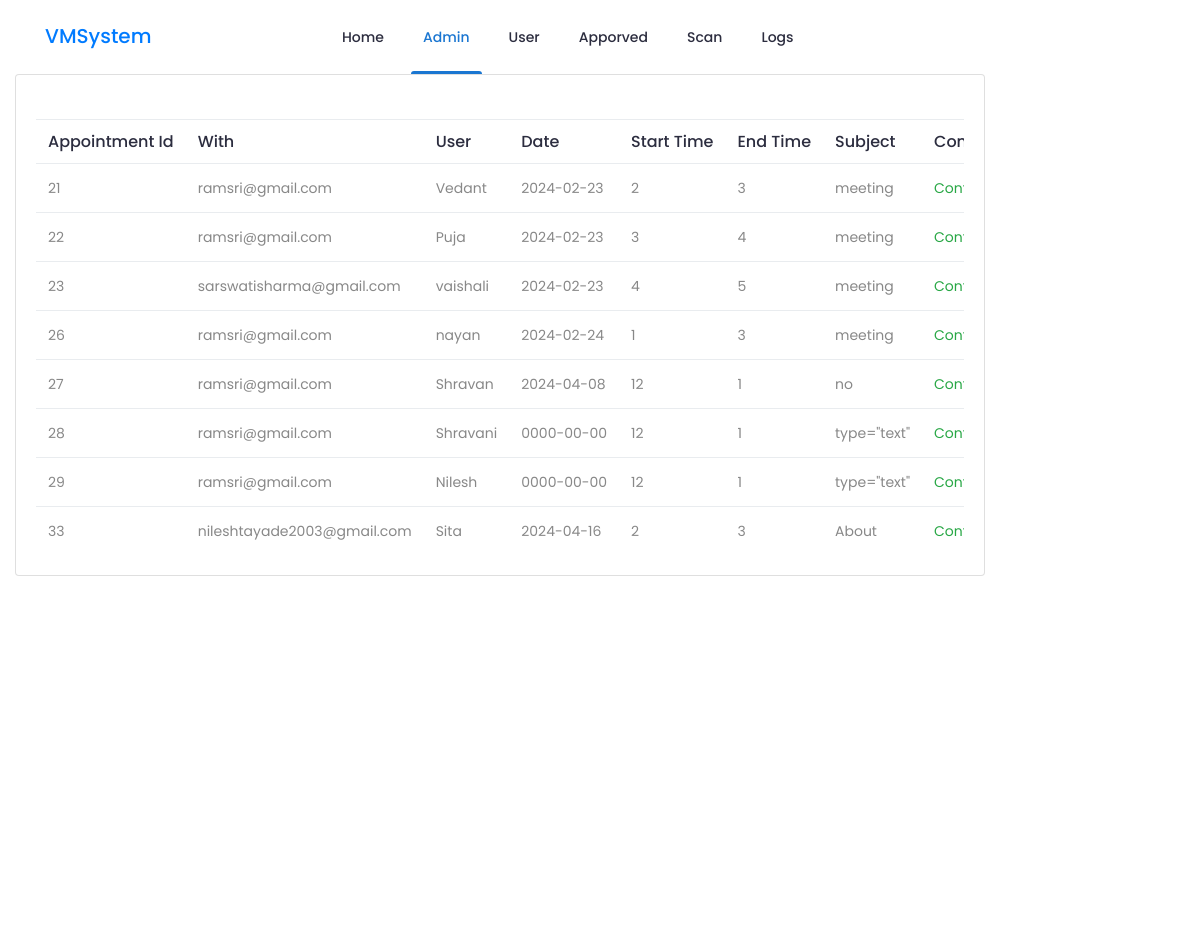
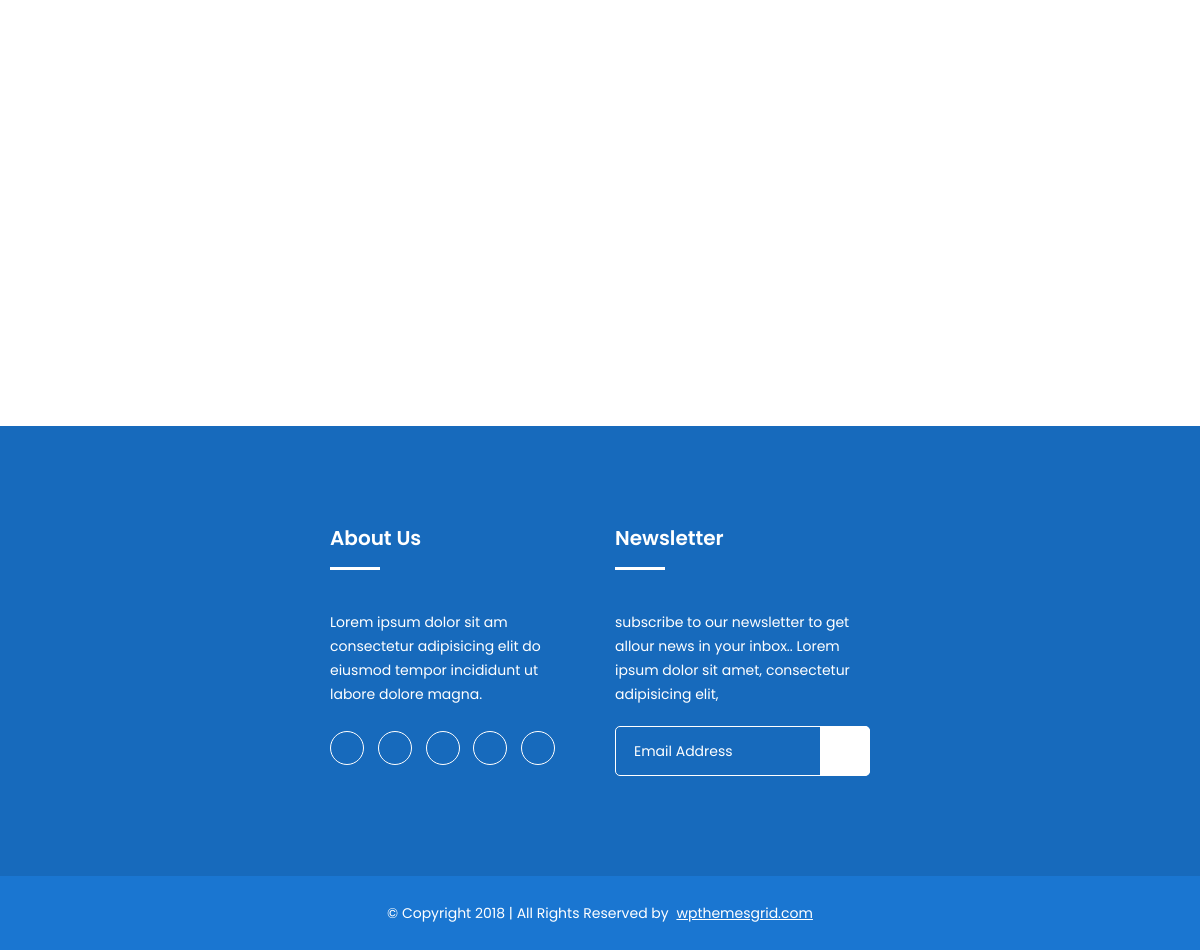
The page /admin/request.php on the database its author committed (2 pictures, top to bottom).
### tables this page shows
CREATE TABLE `appointment_request` (
  `appointment_id` int(5) NOT NULL,
  `appoint_with` varchar(50) NOT NULL,
  `user_gmail` varchar(255) NOT NULL,
  `request_from` varchar(50) NOT NULL,
  `date` date NOT NULL,
  `start_time` varchar(10) NOT NULL,
  `end_time` varchar(10) NOT NULL,
  `subject` text NOT NULL,
  `confirm` int(1) NOT NULL DEFAULT 0,
  `deny` int(1) NOT NULL DEFAULT 0,
  `ticket_id` varchar(12) NOT NULL,
  `qr_image` text NOT NULL
);

### admin/request.php (the view, shortened to what this page needs)
<?php
include  'header-admin.php';
$q="select * from appointment_request where confirm=0 and deny=0";
$result=mysqli_query($connect,$q);
if($result){
?>
<div class="col-lg-10 d-flex ">
            <div class="card w-100">
              <div class="card-body p-6">
                <div class="table-responsive">
                  <table class="table text-nowrap mb-0 align-middle">
                    <thead class="text-dark fs-4">
                      <tr>
                        <th class="border-bottom-0">
                          <h6 class="fw-semibold mb-0">Appointment Id</h6>
                        </th>
                        <th class="border-bottom-0">
                          <h6 class="fw-semibold mb-0">With</h6>
                        </th>
                        <th class="border-bottom-0">
                          <h6 class="fw-semibold mb-0">User</h6>
                        </th>
                        <th class="border-bottom-0">
                          <h6 class="fw-semibold mb-0">Date</h6>
                        </th>
                        <th class="border-bottom-0">
                          <h6 class="fw-semibold mb-0">Start Time</h6>
                        </th>
                        <th class="border-bottom-0">
                          <h6 class="fw-semibold mb-0">End Time</h6>
                        </th>
                       <th class="border-bottom-0">
                          <h6 class="fw-semibold mb-0">Subject</h6>
                        </th>
                        <th class="border-bottom-0">
                          <h6 class="fw-semibold mb-0">Confirm</h6>
                        </th>
                      </tr>
                    </thead>
                    <tbody>
                        <?php
                         while($row=mysqli_fetch_array($result)){
                            echo "<tr><td>".$row['appointment_id']."</td>
                            <td>".$row['appoint_with']."</td>
                            <td>".$row['request_from']."</td>
                            <td>".$row['date']."</td>
                            <td>".$row['start_time']."</td>
                           <td>".$row['end_time']."</td>
                            <td>".$row['subject']."</td>
                            <td><a href='confirmation.php?appointment_id=".$row['appointment_id']."' class='text-success'>Confirm</a></td>
                            <td><a onclick='deny()' href='deny.php?appointment_id=".$row['appointment_id']."'  class='text-danger'>Deny</a></td></tr>";
                        }
                        ?>
                    </tbody>
                 </table>
                </div>
            </div>
        </div>
    </div>
<?php
}
include  'footer.php';
?>

### admin/header-admin.php (shortened to what this page needs)
<!doctype html>
<html class="no-js" lang="zxx">
    <head>
		<link rel="stylesheet" href="../template/css/bootstrap.min.css">
		<link rel="stylesheet" href="../template/css/nice-select.css">
        <link rel="stylesheet" href="../template/css/font-awesome.min.css">
        <link rel="stylesheet" href="../template/css/icofont.css">
		<link rel="stylesheet" href="../template/css/slicknav.min.css">
        <link rel="stylesheet" href="../template/css/owl-carousel.css">
		<link rel="stylesheet" href="../template/css/datepicker.css">
        <link rel="stylesheet" href="../template/css/animate.min.css">
        <link rel="stylesheet" href="../template/css/magnific-popup.css">
        <link rel="stylesheet" href="../template/css/normalize.css">
        <link rel="stylesheet" href="../template/style.css">
        <link rel="stylesheet" href="../template/css/responsive.css">
    </head>
    <body>
		<header class="header" >
			<div class="header-inner">
				<div class="container">
					<div class="inner">
						<div class="row">
							<div class="col-lg-3 col-md-3 col-12">
								<div class="logo mt-4">
									<a href="index.html" ><b><h5 class="text-primary"> VMSystem</h5></b></a>
								</div>
							</div>
							<div class="col-lg-7 col-md-9 col-12">
								<div class="main-menu">
									<nav class="navigation">
										<ul class="nav menu">
											<li><a href="index.php">Home </a></li>
											<li  class="active"><a href="admin-login.php">Admin</a></li>
											<li><a href="user.php">User</a></li>
											<li><a href="approved.php">Apporved</a></li>
											<li><a href="check-ticket.php">Scan</a></li>
											<li><a href="logs.php">Logs</a></li>
										</ul>
									</nav>
								</div>
							</div>
						</div>
					</div>
				</div>
			</div>
		</header>

### admin/footer.php (shortened to what this page needs)
		<footer id="footer" class="footer" style="margin-top:100vh;">
			<div class="footer-top">
				<div class="container">
					<div class="row">
                        <div class="col-lg-3 col-md-6 col-12">
                        </div>
						<div class="col-lg-3 col-md-6 col-12">
							<div class="single-footer">
								<h2>About Us</h2>
								<p>Lorem ipsum dolor sit am consectetur adipisicing elit do eiusmod tempor incididunt ut labore dolore magna.</p>
								<ul class="social">
									<li><a href="#"><i class="icofont-facebook"></i></a></li>
									<li><a href="#"><i class="icofont-google-plus"></i></a></li>
									<li><a href="#"><i class="icofont-twitter"></i></a></li>
									<li><a href="#"><i class="icofont-vimeo"></i></a></li>
									<li><a href="#"><i class="icofont-pinterest"></i></a></li>
								</ul>
							</div>
						</div>
                        <div class="col-lg-3 col-md-6 col-12">
							<div class="single-footer">
								<h2>Newsletter</h2>
								<p>subscribe to our newsletter to get allour news in your inbox.. Lorem ipsum dolor sit amet, consectetur adipisicing elit,</p>
								<form action="mail/mail.php" method="get" target="_blank" class="newsletter-inner">
									<input name="email" placeholder="Email Address" class="common-input" onfocus="this.placeholder = ''"
										onblur="this.placeholder = 'Your email address'" required="" type="email">
									<button class="button"><i class="icofont icofont-paper-plane"></i></button>
								</form>
							</div>
						</div>
					</div>
				</div>
			</div>
			<div class="copyright">
				<div class="container">
					<div class="row">
						<div class="col-lg-12 col-md-12 col-12">
							<div class="copyright-content">
								<p>© Copyright 2018  |  All Rights Reserved by <a href="https://www.wpthemesgrid.com" target="_blank">wpthemesgrid.com</a> </p>
							</div>
						</div>
					</div>
				</div>
			</div>
		</footer>
    </body>
</html>

### rows shown on the page
appointment_request: appointment_id "21", appoint_with "ramsri@gmail.com", request_from "Vedant", date "2024-02-23", start_time "2", end_time "3", subject "meeting"
appointment_request: appointment_id "22", appoint_with "ramsri@gmail.com", request_from "Puja", date "2024-02-23", start_time "3", end_time "4", subject "meeting"
appointment_request: appointment_id "23", appoint_with "sarswatisharma@gmail.com", request_from "vaishali", date "2024-02-23", start_time "4", end_time "5", subject "meeting"
appointment_request: appointment_id "26", appoint_with "ramsri@gmail.com", request_from "nayan", date "2024-02-24", start_time "1", end_time "3", subject "meeting"
appointment_request: appointment_id "27", appoint_with "ramsri@gmail.com", request_from "Shravan", date "2024-04-08", start_time "12", end_time "1", subject "no"
appointment_request: appointment_id "28", appoint_with "ramsri@gmail.com", request_from "Shravani", date "0000-00-00", start_time "12", end_time "1", subject "type=\"text\""
appointment_request: appointment_id "29", appoint_with "ramsri@gmail.com", request_from "Nilesh", date "0000-00-00", start_time "12", end_time "1", subject "type=\"text\""
appointment_request: appointment_id "33", appoint_with "nileshtayade2003@gmail.com", request_from "Sita", date "2024-04-16", start_time "2", end_time "3", subject "About"
